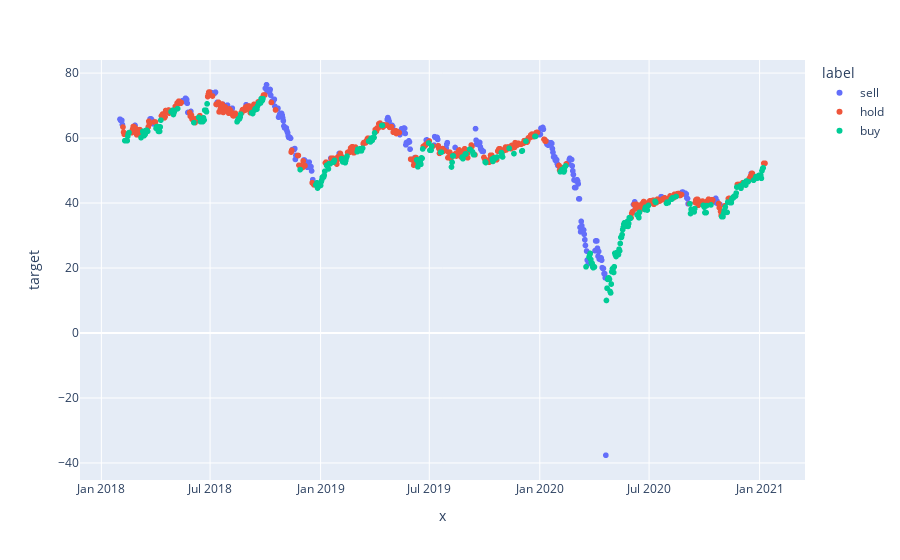

Source (notebook cell):
### Code cell
import plotly.express as px

fig = px.scatter(df.dropna(), x=df.dropna().index, y="target", color='label')
fig.show()

### Figure 1 — Plotly figure (JSON) as saved in the notebook; plotly's stock layout.template omitted (floating-point values rounded to 4 significant figures; data arrays with more than 128 entries replaced by an {"elided": "..."} marker saying what was removed)
{"data": [{"hovertemplate": "label=sell<br>x=%{x}<br>target=%{y}<extra></extra>", "legendgroup": "sell", "marker": {"color": "#636efa", "symbol": "circle"}, "mode": "markers", "name": "sell", "showlegend": true, "type": "scattergl", "x": {"elided": "291 str values"}, "xaxis": "x", "y": {"elided": "291 float values"}, "yaxis": "y"}, {"hovertemplate": "label=hold<br>x=%{x}<br>target=%{y}<extra></extra>", "legendgroup": "hold", "marker": {"color": "#EF553B", "symbol": "circle"}, "mode": "markers", "name": "hold", "showlegend": true, "type": "scattergl", "x": {"elided": "465 str values"}, "xaxis": "x", "y": {"elided": "465 float values"}, "yaxis": "y"}, {"hovertemplate": "label=buy<br>x=%{x}<br>target=%{y}<extra></extra>", "legendgroup": "buy", "marker": {"color": "#00cc96", "symbol": "circle"}, "mode": "markers", "name": "buy", "showlegend": true, "type": "scattergl", "x": {"elided": "319 str values"}, "xaxis": "x", "y": {"elided": "319 float values"}, "yaxis": "y"}], "layout": {"autosize": true, "legend": {"title": {"text": "label"}, "tracegroupgap": 0}, "margin": {"t": 60}, "xaxis": {"anchor": "y", "autorange": true, "domain": [0, 1], "range": ["2017-11-30 06:24:47.3587", "2021-03-13 17:35:12.6413"], "title": {"text": "x"}, "type": "date"}, "yaxis": {"anchor": "x", "autorange": true, "domain": [0, 1], "range": [-45.72, 84.5], "title": {"text": "target"}, "type": "linear"}}}
